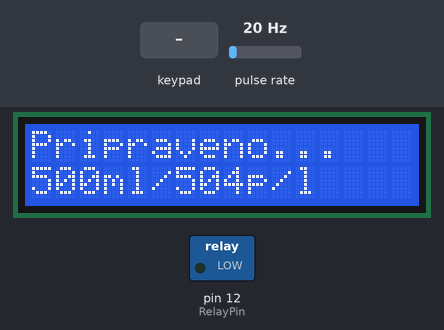
A sketch run on a simulated Arduino Uno, built with avr-gcc and run on an emulated ATmega328P. On the bench: 16×2 character LCD, switched loads named in the sketch (green lamp = pin HIGH). Wiring (inferred from the names in the program): pulse sensor: data pin 2. The inputs (shaded band) are chosen by the test bench; at power-on: pulse rate 20 Hz.

Above: at 2.2 s.
2.3 s: key 'A' pressed
At 2.8 s:
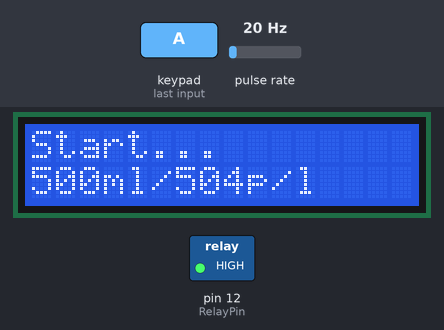
3.8 s: pulse rate (sensor on pin 2) set to 150 Hz
At 5.6 s:
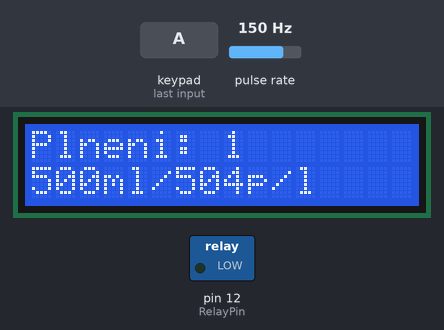
6.8 s: keypad keys 4 5 6 7 D pressed 0.4 s apart
At 9.6 s:
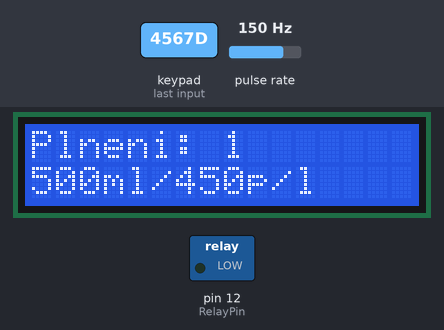
10.3 s: keypad keys 4 5 6 7 A pressed 0.4 s apart
At 12.3 s:
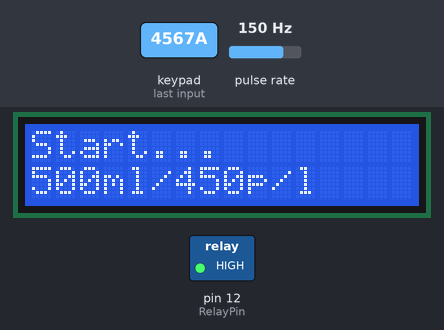
14.9 s: pulse rate (sensor on pin 2) set to 196 Hz
At 17.7 s:
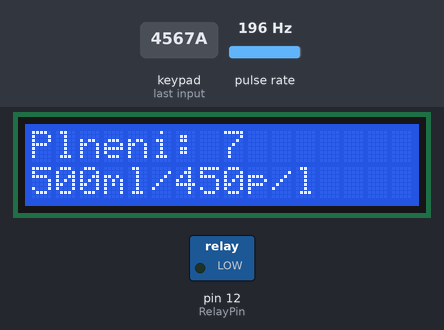
17.9 s: key 'D' pressed
At 20.3 s:
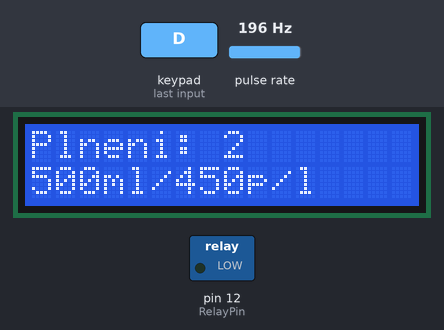
Timing chart, 0 to 21.8 s (numbered marks = the images above; inputs shaded):
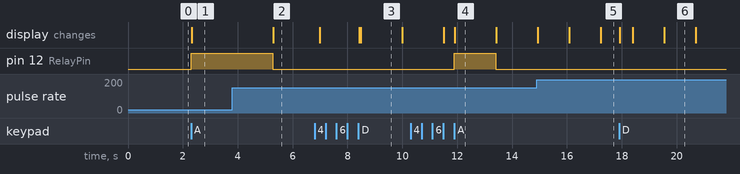

Measured:
- after the input at 2.3 s, pin 12 (RelayPin): LOW → HIGH at once; the display: changes at once (image 1)
- after the input at 3.8 s, pin 12 (RelayPin): HIGH → LOW after 1.5 s; the display: changes after 1.5 s (image 2)
- after the input at 10.3 s, pin 12 (RelayPin): LOW → HIGH after 1.6 s, → LOW 1.5 s later; the display: first differs from a run without the input after 1.6 s (image 4)
- what the display in image 3 shows lasts 1.5 s, from 8.5 s to 10.0 s

The sketch:

Limonadovna_Mk1a.ino
```cpp
// AWS IOT Device SDK - Version: Latest


/*
Mk1 - Flowmeter + solenoid
*/

//Libraries----------------------
#include <Keypad.h>
#include <Wire.h>
#include <LiquidCrystal_I2C.h>

//Setup of display
LiquidCrystal_I2C lcd(0x27, 16, 2);

//Define Pins--------------------
#define FlowPin 2
#define InterruptPin 0 // digital pin 2 = interrupt pin 0
#define RelayPin 12

//Variables----------------------
//Flowmeter
const float CalibValue = 4.5; // 4.5 pulses/s = 1l/s for FlowMeter
float CalibPulse = 504; // pulses per 1 liter
unsigned long InputValue = 500; //shows this value upon booting
unsigned long PulsesCount = 0;
unsigned long DesiredVolume = InputValue * (CalibPulse / 1000); //used for counting volume
float MlPerPulse = 2.2222;  //1 pulse = 2.2222ml
unsigned int Counter = 0;
float flow = 0.0;
unsigned int flowML = 0;
unsigned long soucetML = 0;
unsigned long oldTime = 0;
//Keyboard
const byte rows = 4;
const byte columns = 4;
//field
char keys[rows][columns] = {
  {'1','2','3','A'},
  {'4','5','6','B'},
  {'7','8','9','C'},
  {'*','0','#','D'}
};
//set of pin numbers for connection with keyboard
byte RowPin[rows] = {4,5,6,7};
byte ColumnPin[columns] = {8,9,10,11};
//keyboard instance from keypad library
Keypad keyboard = Keypad( makeKeymap(keys), RowPin, ColumnPin, rows, columns);

//Setup ---------------------------------------
void setup() {
  //initialization of LCD
  lcd.init();
  lcd.backlight(); //switch on of display illumination
  lcd.print("Pripraveno...");
  //Comunication over serial 9600 baud
  Serial.begin(9600);
  //setup of pins
  pinMode(FlowPin,INPUT);
  pinMode(RelayPin, OUTPUT);
  digitalWrite(RelayPin, LOW);
  //input pin for interrupt, calling subFunction addPulse upon FALLING edge
  attachInterrupt(InterruptPin, addPulse, FALLING);
  lcd.setCursor(0,1);
  lcd.print(InputValue);
  lcd.print("ml/");
  lcd.print(int(CalibPulse));
  lcd.print("p/l          ");
  delay(1000);
}
//Loop -------------------------------------------
void loop() {
  //load pressed key to variable

  // Desired volume reached
  if (PulsesCount > DesiredVolume){
    digitalWrite(RelayPin, LOW);
    Counter++;
    PulsesCount = 0;
    //Serial.println("Hotovo");
    //Serial.println("Pocet: ");
    //Serial.print(Counter);
    lcd.setCursor (0,0);
    lcd.print("Plneni: ");
    lcd.setCursor (8,0);
    lcd.print(Counter);
    lcd.print("          ");
  }
  // "*" - pressed (Setting up of Volume)
  char key = keyboard.getKey();
  if (key == '*'){
    InputValue = GetNumber(); //in mililitres
    DesiredVolume = InputValue * (CalibPulse / 1000);
    //Serial.println(InputValue);
    //Serial.println(DesiredVolume);
    lcd.setCursor(0,1);
    lcd.print(InputValue);
    lcd.print("ml/");
    lcd.print(int(CalibPulse));
    lcd.print("p/l        ");
  }
  // "A" - pressed (Start of dose)
  if (key == 'A'){
    //Serial.println("Start");
    digitalWrite(RelayPin, HIGH);
    PulsesCount = 0;
    lcd.setCursor (0,0);
    lcd.print("Start...        ");
  }
  // "B" - pressed (Stop of dosing)
  if (key == 'B'){
    //Serial.println("Force Stop");
    digitalWrite(RelayPin, LOW);
    PulsesCount = 0;
  }
  // "C" - pressed (Calibration pulse setting)
  if (key == 'C'){
    CalibPulse = GetNumber();
    DesiredVolume = InputValue * (CalibPulse / 1000);
    //Serial.println(CalibPulse);
    lcd.setCursor(0,1);
    lcd.print(InputValue);
    lcd.print("ml/");
    lcd.print(int(CalibPulse));
    lcd.print("p/l        ");
  }
  // "D" - pressed (Reset to default)
  if (key == 'D'){
    CalibPulse = 450;
    DesiredVolume = 225;  //225 = 500ml with 450pulses/liter
    InputValue = 500; //for showing on LCD
    Counter = 0;
    //Serial.println("Reset hodnot");
    //Serial.println(CalibPulse);
    //Serial.println(DesiredVolume);
    lcd.setCursor (0,0);
    lcd.print("Plneni: ");
    lcd.setCursor (8,0);
    lcd.print(Counter);
    lcd.setCursor(0,1);
    lcd.print(InputValue);
    lcd.print("ml/");
    lcd.print(int(CalibPulse));
    lcd.print("p/l        ");
  }

}


//subFunctions
void addPulse() {
  PulsesCount++;
}

unsigned long GetNumber()
{
   unsigned long num = 0;
   char key = keyboard.getKey();
   while(key != '#')
   {
      switch (key)
      {
         case NO_KEY:
            break;

         case '0': case '1': case '2': case '3': case '4':
         case '5': case '6': case '7': case '8': case '9':
            //lcd.print(key);
            //Serial.println(key);
            num = num * 10 + (key - '0');
            if (num > 1000000000){
              num = 1000000000;
            }
            //Serial.println(num);
            break;

         case '*':
            num = 0;
            //lcd.clear();
            break;
      }

      key = keyboard.getKey();
   }

   return num;
}
```
